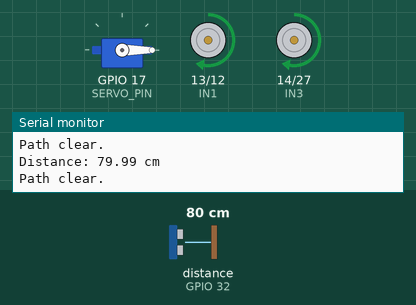
Recording of a sketch running on a simulated ESP32. Parts: servo, motor-driver pin pairs drawn as motors (green arrow = first pin HIGH = forward, orange = second pin HIGH = backward, longer = more drive, scaled by the enable pin), the last lines printed to the serial monitor. Wiring (inferred from the names in the program): ultrasonic range finder: trigger GPIO 33; echo GPIO 32. The inputs (shaded band) are chosen by the test bench; at power-on: distance to the obstacle (sensor on GPIO 32) 80 cm. The echo pulse lasts 58.3 µs per cm.

Above: at 1.2 s.
1.3 s: distance to the obstacle (sensor on GPIO 32) set to 32 cm
2.8 s: distance to the obstacle (sensor on GPIO 32) set to 28 cm
At 3.7 s:
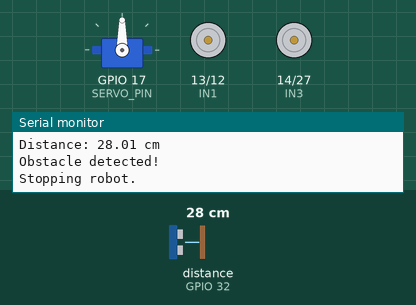
4.3 s: distance to the obstacle (sensor on GPIO 32) set to 35 cm
At 5.5 s:
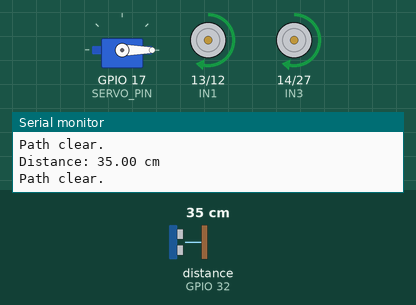
5.8 s: distance to the obstacle (sensor on GPIO 32) set to 2 cm
At 7.1 s:
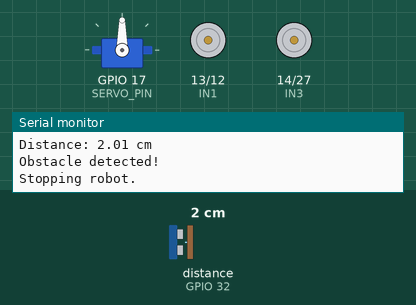
Timing chart, 0 to 8.3 s (numbered marks = the images above; inputs shaded):
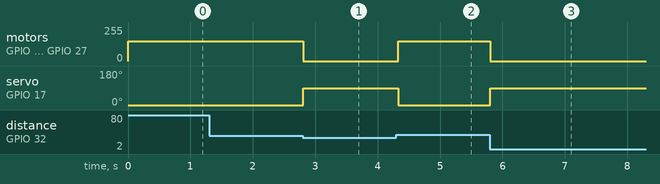

Measured:
- the behaviour switches between 31 and 30 cm on distance to the obstacle (sensor on GPIO 32) (found by bisection; images 0 and 1)
- after the input at 2.8 s, motor on GPIO 13 (IN1) / GPIO 12 (IN2), motor on GPIO 14 (IN3) / GPIO 27 (IN4): forward 149/255 → stopped at once; servo on GPIO 17 (SERVO_PIN): 0° → 90° at once
- after the input at 4.3 s, motor on GPIO 13 (IN1) / GPIO 12 (IN2), motor on GPIO 14 (IN3) / GPIO 27 (IN4): stopped → forward 149/255 at once; servo on GPIO 17 (SERVO_PIN): 90° → 0° at once
- after the input at 5.8 s, motor on GPIO 13 (IN1) / GPIO 12 (IN2), motor on GPIO 14 (IN3) / GPIO 27 (IN4): forward 149/255 → stopped at once; servo on GPIO 17 (SERVO_PIN): 0° → 90° at once

The sketch:

semi_autonomous_road_maintainence_robot.ino
```cpp
#include <Arduino.h>
#include <ESP32Servo.h>

// =========================
// Motor Driver - L298N
// =========================
#define IN1 13
#define IN2 12
#define IN3 14
#define IN4 27

#define ENA 25
#define ENB 26

// =========================
// Ultrasonic Sensor
// =========================
#define TRIG_PIN 33
#define ECHO_PIN 32

// =========================
// Servo
// =========================
#define SERVO_PIN 17

Servo myServo;

// =========================
// Motor PWM
// =========================
const int PWM_FREQUENCY = 1000;
const int PWM_RESOLUTION = 8;

const int MOTOR_SPEED = 150;

// =========================
// Obstacle threshold
// =========================
const float OBSTACLE_DISTANCE = 30.0;

// =========================
// Setup
// =========================
void setup() {
    Serial.begin(115200);

    // Motor direction pins
    pinMode(IN1, OUTPUT);
    pinMode(IN2, OUTPUT);
    pinMode(IN3, OUTPUT);
    pinMode(IN4, OUTPUT);

    // Ultrasonic
    pinMode(TRIG_PIN, OUTPUT);
    pinMode(ECHO_PIN, INPUT);

    // Servo
    myServo.attach(SERVO_PIN);

    // Initial safe state
    stopMotors();
    myServo.write(90);

    // ESP32 Core 3.x PWM setup
    ledcAttach(ENA, PWM_FREQUENCY, PWM_RESOLUTION);
    ledcAttach(ENB, PWM_FREQUENCY, PWM_RESOLUTION);

    Serial.println("Robot initialized.");
}

// =========================
// Read ultrasonic distance
// =========================
float readDistance() {

    // Ensure clean trigger pulse
    digitalWrite(TRIG_PIN, LOW);
    delayMicroseconds(2);

    // Send 10 us trigger pulse
    digitalWrite(TRIG_PIN, HIGH);
    delayMicroseconds(10);
    digitalWrite(TRIG_PIN, LOW);

    // Measure echo pulse
    unsigned long duration = pulseIn(
        ECHO_PIN,
        HIGH,
        30000
    );

    // Timeout / invalid reading
    if (duration == 0) {
        return -1.0;
    }

    // Convert microseconds to centimeters
    float distance = duration * 0.0343 / 2.0;

    return distance;
}

// =========================
// Set motor speed
// =========================
void setMotorSpeed(int speed) {

    speed = constrain(speed, 0, 255);

    ledcWrite(ENA, speed);
    ledcWrite(ENB, speed);
}

// =========================
// Move forward
// =========================
void moveForward(int speed) {

    // Left motor
    digitalWrite(IN1, HIGH);
    digitalWrite(IN2, LOW);

    // Right motor
    digitalWrite(IN3, HIGH);
    digitalWrite(IN4, LOW);

    setMotorSpeed(speed);
}

// =========================
// Stop motors
// =========================
void stopMotors() {

    digitalWrite(IN1, LOW);
    digitalWrite(IN2, LOW);

    digitalWrite(IN3, LOW);
    digitalWrite(IN4, LOW);

    ledcWrite(ENA, 0);
    ledcWrite(ENB, 0);
}

// =========================
// Main loop
// =========================
void loop() {

    float distance = readDistance();

    Serial.print("Distance: ");

    if (distance < 0) {
        Serial.println("Invalid / Timeout");
    } else {
        Serial.print(distance);
        Serial.println(" cm");
    }

    // =========================
    // Obstacle detected
    // =========================
    if (distance > 0 && distance < OBSTACLE_DISTANCE) {

        Serial.println("Obstacle detected!");
        Serial.println("Stopping robot.");

        stopMotors();

        // Move servo to inspection position
        myServo.write(90);
    }

    // =========================
    // No obstacle
    // =========================
    else {

        Serial.println("Path clear.");

        moveForward(MOTOR_SPEED);

        // Normal servo position
        myServo.write(0);
    }

    delay(50);
}
```
